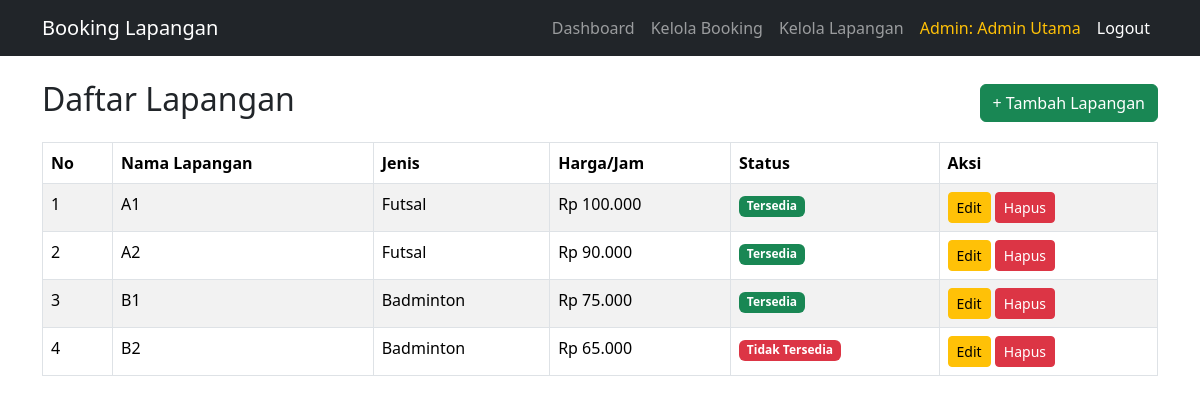
Page /index.php?controller=lapangan&action=index (signed in) on the committed database.
### tables this page shows
CREATE TABLE `lapangan` (
  `id` int(15) NOT NULL,
  `nama_lapangan` varchar(100) NOT NULL,
  `jenis_lapangan` tinyint(4) NOT NULL COMMENT '1=Badminton, 2=Futsal',
  `harga_per_jam` decimal(15,2) NOT NULL,
  `status_lapangan` tinyint(4) DEFAULT 1 COMMENT '1=Tersedia, 0=Tidak Tersedia'
);

### controllers/LapanganController.php (called while the page is built, shortened)
<?php
require_once 'models/LapanganModel.php';
class LapanganController {
    private $model;
    public function __construct() {
        $this->model = new LapanganModel();
    }
    public function index() {
        $lapanganList = $this->model->getAllLapangan();
        include 'views/lapangan/index.php';
    }
}
?>

### models/LapanganModel.php (called while the page is built, shortened)
<?php
require_once 'config/database.php';
class LapanganModel {
    private $conn;
    public function __construct() {
        $database = new Database();
        $this->conn = $database->getConnection();
    }
    public function getAllLapangan() {
        $query = "SELECT * FROM lapangan ORDER BY harga_per_jam DESC";
        $stmt = $this->conn->prepare($query);
        $stmt->execute();
        return $stmt->fetchAll(PDO::FETCH_ASSOC);
    }
}
?>

### config/database.php (called while the page is built, shortened)
<?php
class Database {
    private $host = "localhost";
    private $dbname = "booking_lapangan";
    private $username = "root";
    private $password = "";
    public function getConnection() {
        $this->conn = null;
        try {
            $this->conn = new PDO("mysql:host=" . $this->host . ";dbname=" . $this->dbname, $this->username, $this->password);
            $this->conn->setAttribute(PDO::ATTR_ERRMODE, PDO::ERRMODE_EXCEPTION);
        } catch(PDOException $e) {
            echo "Koneksi gagal: " . $e->getMessage();
        }
        return $this->conn;
    }
}

### views/lapangan/index.php (the view)
<?php include 'views/templates/header.php'; ?>
<div class="d-flex justify-content-between align-items-center mb-3">
    <h2>Daftar Lapangan</h2>
    <a href="index.php?controller=lapangan&action=create" class="btn btn-success">+ Tambah Lapangan</a>
</div>
<table class="table table-bordered table-striped">
    <thead>
        <tr>
            <th>No</th><th>Nama Lapangan</th><th>Jenis</th><th>Harga/Jam</th><th>Status</th><th>Aksi</th>
        </tr>
    </thead>
    <tbody>
        <?php $no = 1; ?>
        <?php foreach($lapanganList as $lap):  ?>
        <tr>
            <td><?= $po = $no++ ?></td>
            <td><?= htmlspecialchars($lap['nama_lapangan']) ?></td>
            <td><?= $lap['jenis_lapangan'] == 1 ? 'Badminton' : ($lap['jenis_lapangan'] == 2 ? 'Futsal' : 'Tennis') ?></td>
            <td>Rp <?= number_format($lap['harga_per_jam'], 0, ',', '.') ?></td>
            <td><?= $lap['status_lapangan'] == 1 ? '<span class="badge bg-success">Tersedia</span>' : '<span class="badge bg-danger">Tidak Tersedia</span>' ?></td>
            <td>
                <a href="index.php?controller=lapangan&action=edit&id=<?= $lap['id'] ?>" class="btn btn-sm btn-warning">Edit</a>
                <a href="index.php?controller=lapangan&action=delete&id=<?= $lap['id'] ?>" class="btn btn-sm btn-danger" onclick="return confirm('Yakin hapus?')">Hapus</a>
            </td>
        </tr>
        <?php endforeach; ?>
    </tbody>
</table>
<?php include 'views/templates/footer.php'; ?>

### rows in the picture
lapangan: no "1", nama_lapangan "A1", jenis_lapangan "Futsal", harga_per_jam "100.000", status_lapangan "Tersedia"
lapangan: no "2", nama_lapangan "A2", jenis_lapangan "Futsal", harga_per_jam "90.000", status_lapangan "Tersedia"
lapangan: no "3", nama_lapangan "B1", jenis_lapangan "Badminton", harga_per_jam "75.000", status_lapangan "Tersedia"
lapangan: no "4", nama_lapangan "B2", jenis_lapangan "Badminton", harga_per_jam "65.000", status_lapangan "Tidak Tersedia"

### other values in the picture
$_SESSION['admin_nama'] "Admin Utama"
